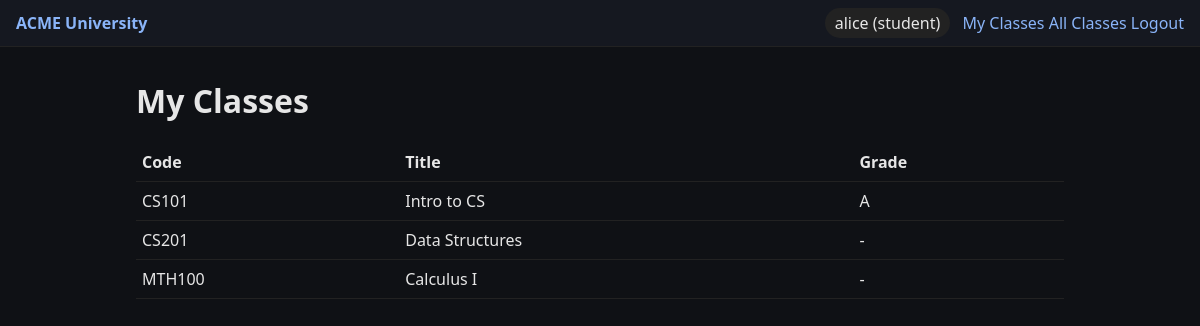
/student/my-classes (signed in), run on an earlier commit of the app's database.
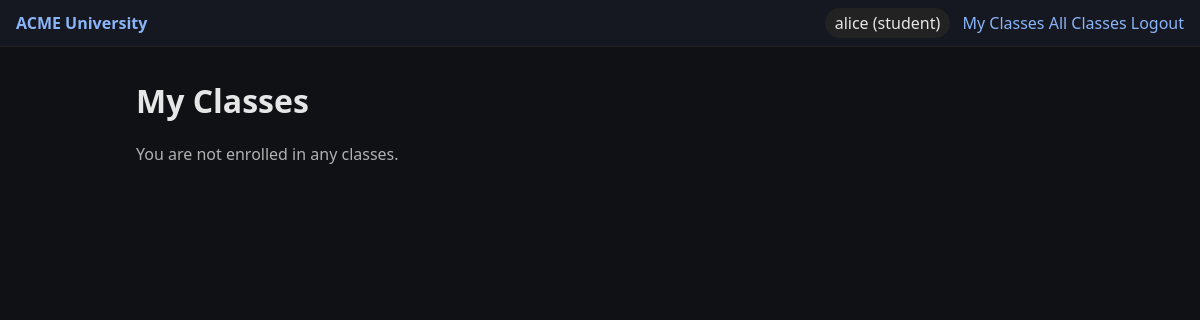
And on a later commit of the database.
### models.py (models this page shows, shortened)
class User(UserMixin, db.Model):
    id = db.Column(db.Integer, primary_key=True)
    username = db.Column(db.String(80), unique=True, nullable=False)
    password_hash = db.Column(db.String(128), nullable=False)
    role = db.Column(db.String(20), nullable=False)  # "student", "teacher", "admin"

class Enrollment(db.Model):
    id = db.Column(db.Integer, primary_key=True)
    student_id = db.Column(db.Integer, db.ForeignKey("user.id"), nullable=False)
    course_id = db.Column(db.Integer, db.ForeignKey("course.id"), nullable=False)
    grade = db.Column(db.String(5))
    student = db.relationship("User", foreign_keys=[student_id])
    course = db.relationship("Course", foreign_keys=[course_id])
    __table_args__ = (
        UniqueConstraint("student_id", "course_id", name="uq_student_course"),
    )

class Course(db.Model):
    id = db.Column(db.Integer, primary_key=True)
    code = db.Column(db.String(20), unique=True, nullable=False)
    title = db.Column(db.String(120), nullable=False)
    capacity = db.Column(db.Integer, nullable=False, default=30)
    teacher_id = db.Column(db.Integer, db.ForeignKey("user.id"), nullable=False)
    teacher = db.relationship("User", foreign_keys=[teacher_id])

### student_routes.py (the view)
@student_bp.route("/my-classes")
@login_required
@roles_required("student")
def my_classes():
    enrollments = Enrollment.query.filter_by(student_id=current_user.id).all()
    return render_template("student_my_classes.html", enrollments=enrollments)

### app.py (called while the page is built)
@login_manager.user_loader
def load_user(user_id):
    return User.query.get(int(user_id))

### templates/student_my_classes.html
{% extends "base.html" %}
{% block content %}
  <h1>My Classes</h1>
  {% if enrollments %}
    <table>
      <thead>
        <tr><th>Code</th><th>Title</th><th>Grade</th></tr>
      </thead>
      <tbody>
      {% for e in enrollments %}
        <tr>
          <td>{{ e.course.code }}</td>
          <td>{{ e.course.title }}</td>
          <td>{{ e.grade or "-" }}</td>
        </tr>
      {% endfor %}
      </tbody>
    </table>
  {% else %}
    <p class="muted">You are not enrolled in any classes.</p>
  {% endif %}
{% endblock %}

### templates/base.html (shortened to what this page needs)
<!doctype html>
<html lang="en">
<head>
  <link rel="stylesheet" href="{{ url_for('static', filename='styles.css') }}">
</head>
<body>
<header class="nav">
  <div class="brand"><a href="{{ url_for('home') }}">ACME University</a></div>
  <nav>
    {% if current_user.is_authenticated %}
      <span class="pill">{{ current_user.username }} ({{ current_user.role }})</span>
      {% if current_user.role == "student" %}
        <a href="{{ url_for('student.my_classes') }}">My Classes</a>
        <a href="{{ url_for('student.all_classes') }}">All Classes</a>
      {% elif current_user.role == "teacher" or current_user.role == "admin" %}
        <a href="{{ url_for('teacher.dashboard') }}">Teacher</a>
      {% endif %}
      <a href="{{ url_for('auth.logout') }}">Logout</a>
    {% else %}
      <a href="{{ url_for('auth.login') }}">Login</a>
    {% endif %}
  </nav>
</header>
<main class="container">
  {% block content %}{% endblock %}
</main>
</body>
</html>

### static/styles.css (style rules this page uses)
* { box-sizing: border-box; }
body { margin: 0; background: #0f1115; color: #e6e6e6; font-family: system-ui, -apple-system, BlinkMacSystemFont, "Segoe UI", sans-serif; }
a { color: #8ab4f8; text-decoration: none; }
.nav { display: flex; justify-content: space-between; align-items: center; padding: 12px 16px; background: #151820; border-bottom: 1px solid #222; }
.brand a { font-weight: 600; }
.pill { background: #222; padding: 4px 10px; border-radius: 999px; margin-right: 8px; }
.container { max-width: 960px; margin: 32px auto; padding: 0 16px; }
.muted { opacity: 0.75; }

What changed in the data, as far as the page shows it:
removed Enrollment: course.code "CS101", course "Intro to CS", grade "A"
removed Enrollment: course.code "CS201", course "Data Structures", grade "-"
removed Enrollment: course.code "MTH100", course "Calculus I", grade "-"
Also different on the page:
text no longer shown: "Code Title Grade"
text now shown: "You are not enrolled in any classes."
